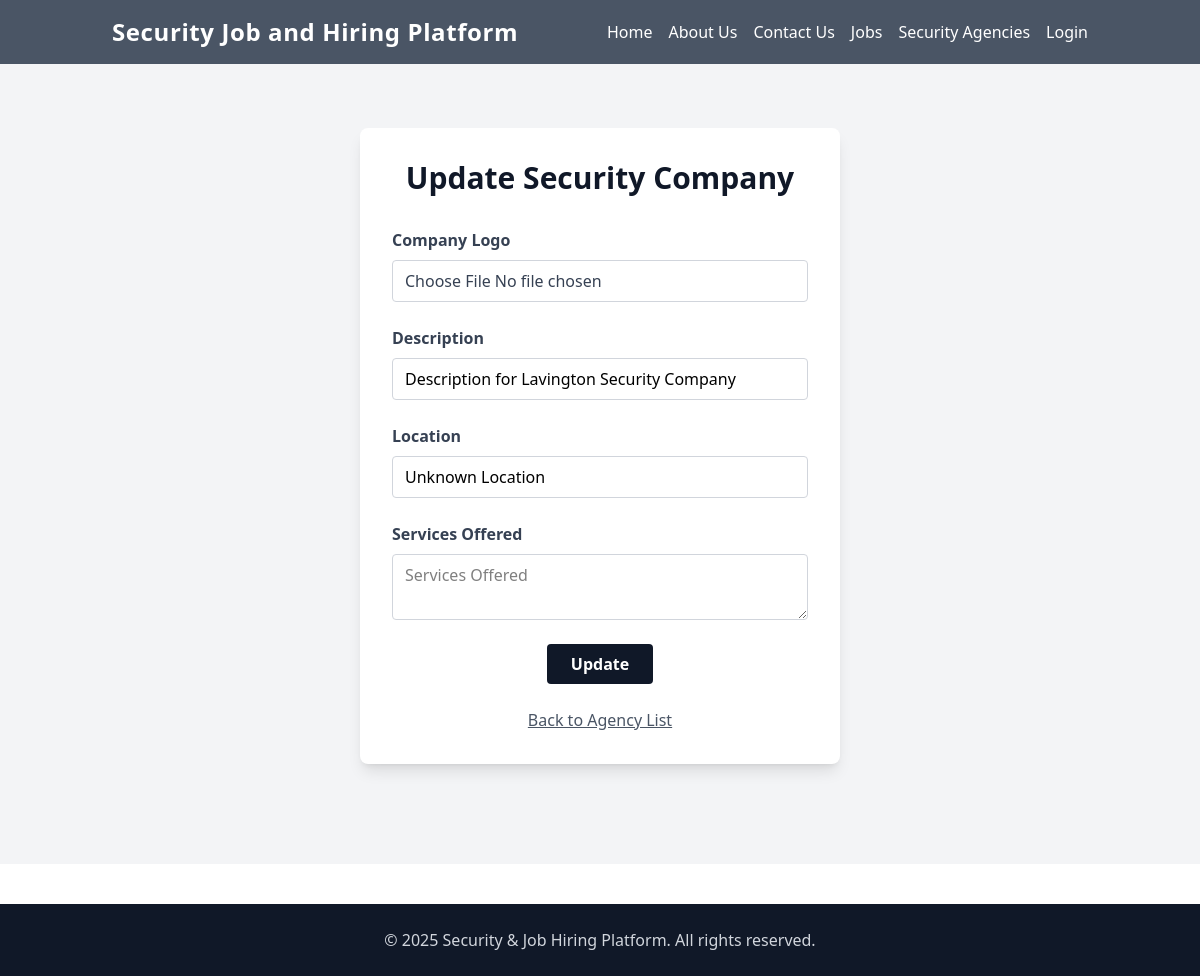
The page /company/update/2/ on the database as committed earlier.
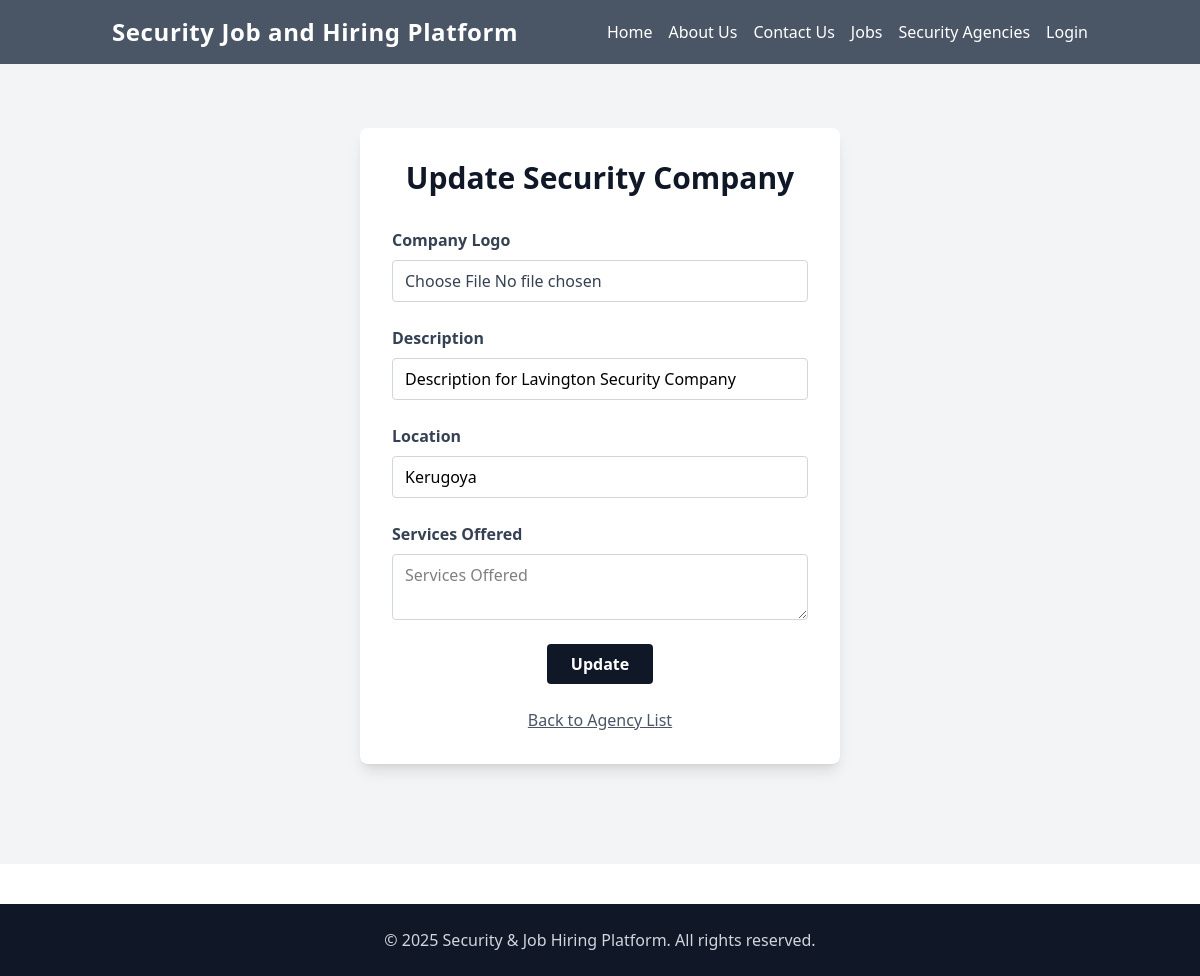
The same page on the database as committed later.
### job_hiring/models.py (models this page shows, shortened)
class SecurityCompany(models.Model):
    name = models.CharField(max_length=255, unique=True)  # Ensure company name is unique
    logo = models.ImageField(upload_to='company_logos/', blank=True, null=True)  # Optional logo field
    description = models.TextField(blank=True, null=True)
    location = models.CharField(max_length=255, default='Unknown Location')
    services_offered = models.TextField(blank=True)
    user = models.OneToOneField(User, on_delete=models.CASCADE, null=True, blank=True)  # Link to User model

### job_hiring/views.py (the view, shortened to what this page needs)
# urls.py: path('company/update/<int:company_id>/', update_security_companies, name='update_security_companies'),
def update_security_companies(request, company_id):
    company = get_object_or_404(SecurityCompany, id=company_id)
    return render(request, 'update_security_company.html', {'company': company})

### theme/templates/update_security_company.html (shortened to what this page needs)
{% extends 'base.html' %}
{% block content %}
{% load static %}
<section class="bg-gray-100 py-16 min-h-screen">
    <div class="container mx-auto px-4 max-w-lg">
        <div class="bg-white rounded-lg shadow-lg p-8">
            <h2 class="text-3xl font-bold text-center text-gray-900 mb-8">Update Security Company</h2>
            <form method="POST" enctype="multipart/form-data" class="space-y-6">
                <div>
                    <label class="block text-gray-700 font-semibold mb-2">Company Logo</label>
                    <input type="file" name="logo" class="block w-full text-gray-700 border border-gray-300 rounded px-3 py-2 focus:outline-none focus:ring-2 focus:ring-gray-400">
                </div>
                <div>
                    <label class="block text-gray-700 font-semibold mb-2">Description</label>
                    <input type="text" name="description" placeholder="Description" value="{{ company.description }}" required class="block w-full border border-gray-300 rounded px-3 py-2 focus:outline-none focus:ring-2 focus:ring-gray-400">
                </div>
                <div>
                    <label class="block text-gray-700 font-semibold mb-2">Location</label>
                    <input type="text" name="location" placeholder="Location" value="{{ company.location }}" required class="block w-full border border-gray-300 rounded px-3 py-2 focus:outline-none focus:ring-2 focus:ring-gray-400">
                </div>
                <div>
                    <label class="block text-gray-700 font-semibold mb-2">Services Offered</label>
                    <textarea name="services_offered" placeholder="Services Offered" class="block w-full border border-gray-300 rounded px-3 py-2 focus:outline-none focus:ring-2 focus:ring-gray-400">{{ company.services_offered }}</textarea>
                </div>
                <div class="flex justify-center">
                    <input type="submit" value="Update" class="bg-gray-900 text-white px-6 py-2 rounded hover:bg-gray-700 transition font-semibold cursor-pointer">
                </div>
            </form>
            <div class="mt-6 text-center">
                <a href="{% url 'list_agencies' %}" class="text-gray-600 hover:text-gray-900 underline">Back to Agency List</a>
            </div>
        </div>
    </div>
</section>
<footer class="bg-gray-900 text-gray-300 py-6 text-center mt-10">
    <p>&copy; 2025 Security &amp; Job Hiring Platform. All rights reserved.</p>
</footer>
{% endblock %}

Rows that differ between the two databases and show on the page:
changed SecurityCompany "Description for Lavington Security Company": location "Unknown Location" → "Kerugoya"
